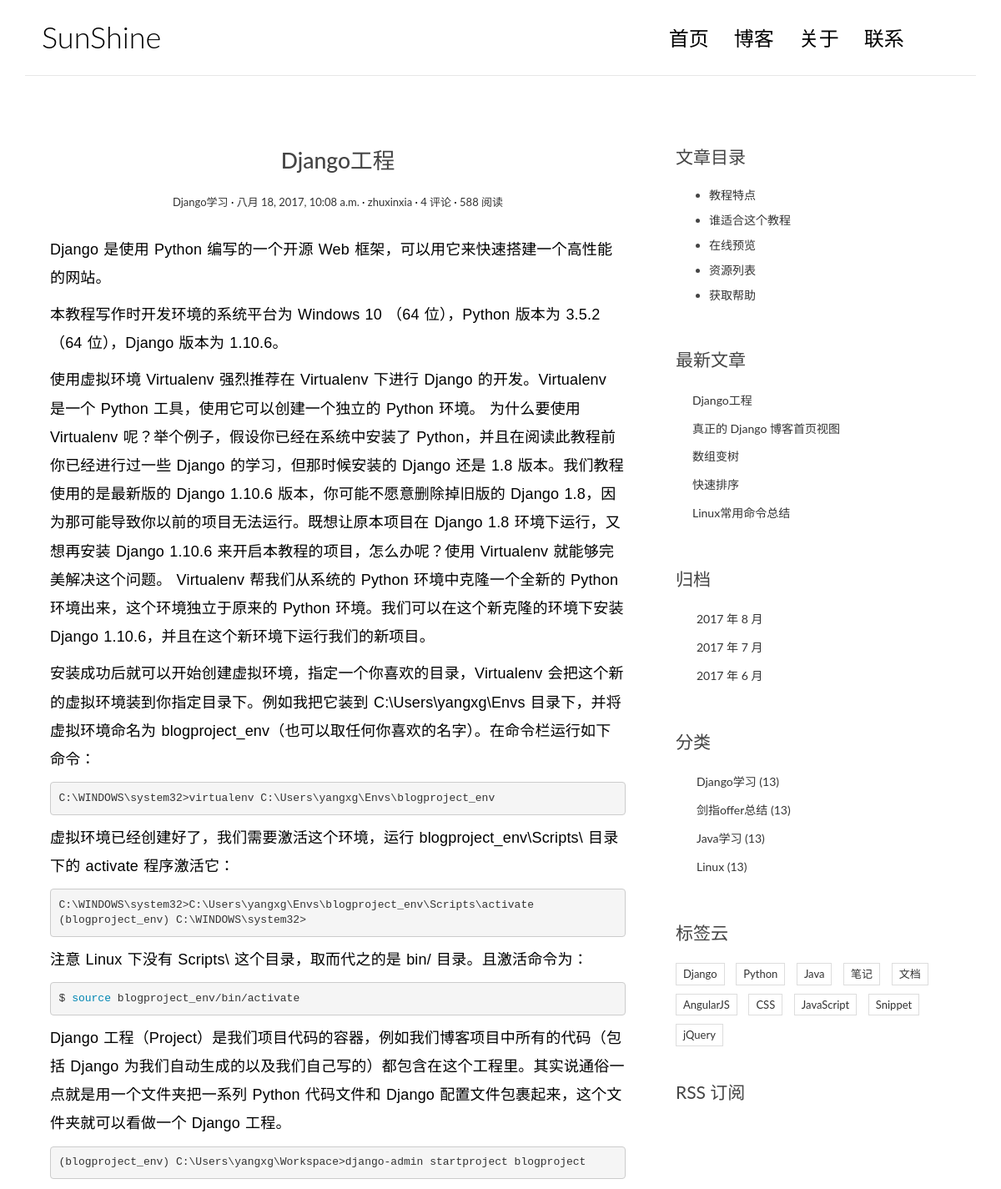
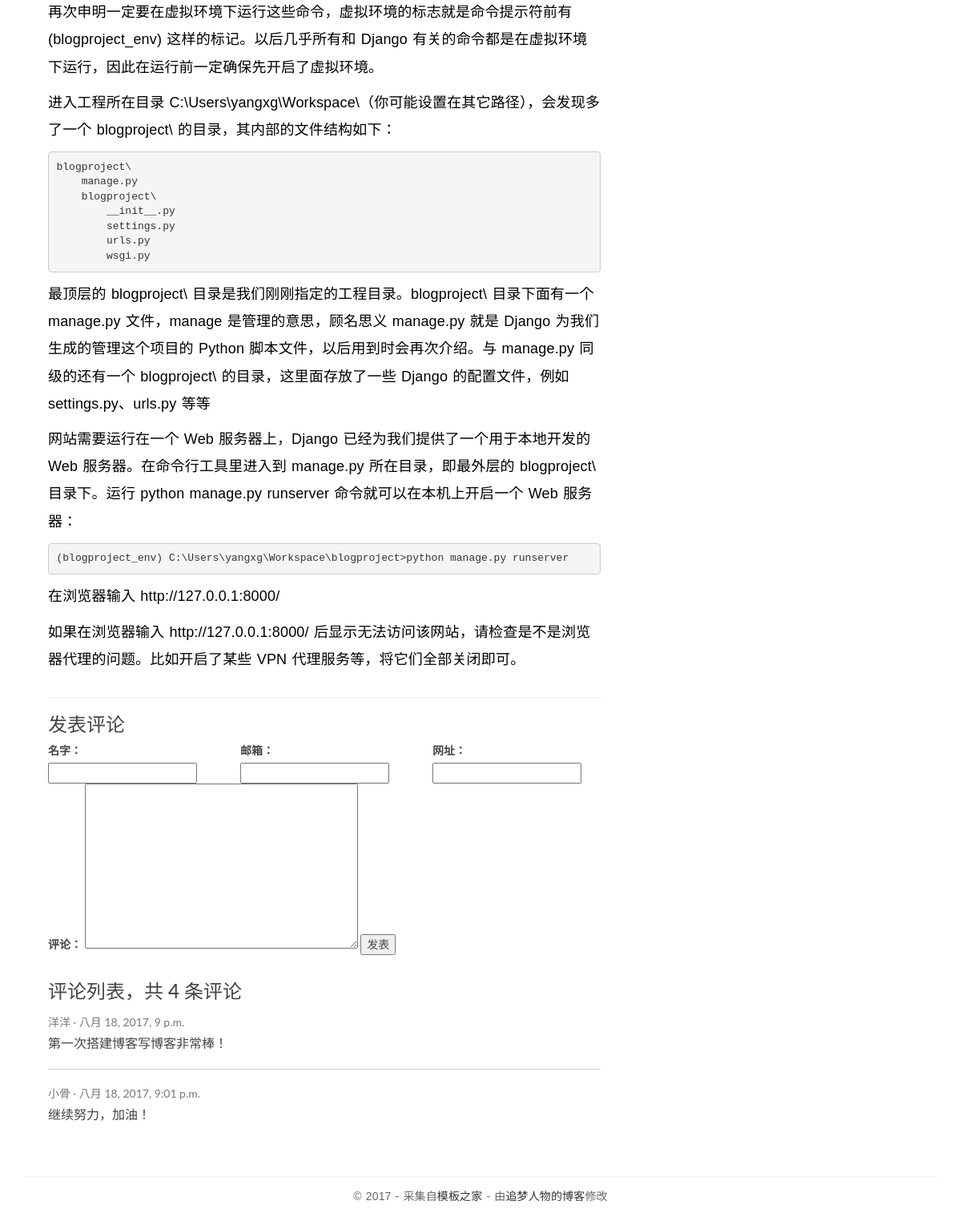
The app's page /post/4/ with its own data (2 pictures, top to bottom).
### blog/models.py (models this page shows, shortened)
@python_2_unicode_compatible
class Post(models.Model):
    title = models.CharField(max_length=70)
    body = models.TextField()
    created_time = models.DateTimeField()
    modified_time = models.DateTimeField()
    excerpt = models.CharField(max_length=200, blank=True)
    category = models.ForeignKey(Category)
    tags = models.ManyToManyField(Tag, blank=True)
    author = models.ForeignKey(User)
    def get_absolute_url(self):
        return reverse('blog:detail',kwargs={'pk':self.pk})
    class Meta:
        ordering = ['-created_time']

@python_2_unicode_compatible
class Category(models.Model):
    name = models.CharField(max_length=100)

### comments/models.py (models this page shows, shortened)
@python_2_unicode_compatible
class Comment(models.Model):
    name = models.CharField(max_length=100)
    email = models.EmailField(max_length=255)
    url = models.URLField(blank=True)
    text = models.TextField()
    created_time = models.DateTimeField(auto_now_add=True)
    post = models.ForeignKey('blog.Post')

### blog/views.py (the view)
# urls.py: url(r'^post/(?P<pk>[0-9]+)/$', views.detail, name='detail'),
def detail(request,pk):
    post = get_object_or_404(Post, pk=pk)
    post.body = markdown.markdown(post.body,
                                  extensions=[
                                      'markdown.extensions.extra',
                                      'markdown.extensions.codehilite',
                                      'markdown.extensions.toc',
                                  ])
    form = CommentForm()
    comment_list = post.comment_set.all()
    context = {'post': post,
               'form': form,
               'comment_list': comment_list
               }
    return render(request, 'blog/detail.html', context=context)

### comments/forms.py
class CommentForm(forms.ModelForm):
    class Meta:
        model = Comment
        fields = ['name', 'email', 'url', 'text']

### blog/templatetags/blog_tags.py (called while the page is built)
@register.simple_tag
def get_recent_posts(num=5):
    return Post.objects.all().order_by('-created_time')[:num]

@register.simple_tag
def archives():
    return Post.objects.dates('created_time', 'month', order='DESC')

@register.simple_tag
def get_categories():
    return Category.objects.all()

### templates/blog/detail.html (shortened to what this page needs)
{% extends 'base.html' %}
    {% block main %}
        <article class="post post-{{post.pk}}">
            <header class="entry-header">
                <h1 class="entry-title">{{post.title}}</h1>
                    <div class="entry-meta">
                        <span class="post-category"><a href="#">{{post.category.name}}</a></span>
                        <span class="post-date"><a href="#"><time class="entry-date"
                                                                  datetime="{{post.created_time}}">{{post.created_time}}</time></a></span>
                        <span class="post-author"><a href="#">{{post.author}}</a></span>
                        <span class="comments-link"><a href="#">4 评论</a></span>
                        <span class="views-count"><a href="#">588 阅读</a></span>
                    </div>
            </header>
            <div class="entry-content clearfix">
                {{post.body|safe}}
            </div>
        </article>
        <section class="comment-area" id="comment-area">
            <hr>
            <h3>发表评论</h3>
            <form action="{% url 'comments:post_comment' post.pk %}" method="post" class="comment_form">
                <div class="row">
                    <div class="col-md-4">
                        <label for="{{ form.name.id_for_label }}">名字：</label>
                        {{ form.name }}
                    </div>
                    <div class="col-md-4">
                        <label for="{{ form.email.id_for_label }}">邮箱：</label>
                        {{ form.email }}
                    </div>
                    <div class="col-md-4">
                        <label for="{{form.url.id_for_label }}">网址：</label>
                        {{ form.url }}
                    </div>
                    <div class="col-md-12">
                        <label for="id_comment">评论：</label>
                        {{ form.text }}
                        <button type="submit" class="comment-btn">发表</button>
                    </div>
                </div>
            </form>
            <div class="comment-list-panel">
                <h3>评论列表，共 <span>4</span> 条评论</h3>
                <ul class="comment-list list-unstyled">
                    {% for comment in comment_list %}
                    <li class="comment-item">
                        <span class="nickname">{{ comment.name }}</span>
                        <time class="submit-date" >{{ comment.created_time }}</time>
                        <div class="text">
                            {{ comment.text }}
                        </div>
                    </li>
                    {% empty %}
                    暂无评论
                    {% endfor %}
                </ul>
            </div>
        </section>
{% endblock main %}
{% block toc %}
    <div class="widget widget-content">
        <h3 class="widget-title">文章目录</h3>
            <ul>
                <li>
                    <a href="#">教程特点</a>
                </li>
                <li>
                    <a href="#">谁适合这个教程</a>
                </li>
                <li>
                    <a href="#">在线预览</a>
                </li>
                <li>
                    <a href="#">资源列表</a>
                </li>
                <li>
                    <a href="#">获取帮助</a>
                </li>
            </ul>
    </div>
{% endblock toc %}

### templates/base.html (shortened to what this page needs)
{% load staticfiles %}
{% load blog_tags %}
<!DOCTYPE html>
<html>
<head>
    <link rel="stylesheet" href="http://code.ionicframework.com/ionicons/2.0.1/css/ionicons.min.css">
    <link rel="stylesheet" href="{% static 'blog/css/bootstrap.min.css' %}">
    <link rel="stylesheet" href="{% static 'blog/css/pace.css' %}">
    <link rel="stylesheet" href="{% static 'blog/css/custom.css' %}">
    <link rel="stylesheet" href="{% static 'blog/css/highlights/github.css' %}">
</head>
<body>
<div class="container">
    <header id="site-header">
        <div class="row">
            <div class="col-md-4 col-sm-5 col-xs-8">
                <div class="logo">
                    <h1><a href="{% url 'blog:index' %}">SunShine</a></h1>
                </div>
            </div>
            <div class="col-md-8 col-sm-7 col-xs-4">
                <nav class="main-nav" role="navigation">
                    <div class="collapse navbar-collapse" id="bs-example-navbar-collapse-1">
                        <ul class="nav navbar-nav navbar-right">
                            <li class="cl-effect-11"><a href="index.html" data-hover="首页">首页</a></li>
                            <li class="cl-effect-11"><a href="full-width.html" data-hover="博客">博客</a></li>
                            <li class="cl-effect-11"><a href="about.html" data-hover="关于">关于</a></li>
                            <li class="cl-effect-11"><a href="contact.html" data-hover="联系">联系</a></li>
                        </ul>
                    </div>
                </nav>
            </div>
        </div>
    </header>
</div>
<div class="content-body">
    <div class="container">
        <div class="row">
            <main class="col-md-8">
                {% block main %}
                {% endblock main %}
            </main>
            <aside class="col-md-4">
                {% block toc %}
                {% endblock toc %}
                <div class="widget widget-recent-posts">
                    <h3 class="widget-title">最新文章</h3>
                    {% get_recent_posts as recent_post_list %}
                    <ul>
                        {% for post in recent_post_list %}
                            <li>
                                <a href="{{ post.get_absolute_url }}">{{ post.title }}</a>
                            </li>
                        {% empty %}
                            暂无文章！
                        {% endfor %}
                    </ul>
                </div>
                <div class="widget widget-archives">
                    <h3 class="widget-title">归档</h3>
                    {% archives as date_list %}
                    <ul>
                        {% for date in date_list %}
                            <li>
                                <a href="{% url 'blog:archives' date.year date.month %}">
                                    {{ date.year }} 年 {{ date.month }} 月
                                </a>
                            </li>
                        {% empty %}
                            暂无归档！
                        {% endfor %}
                    </ul>
                </div>
                <div class="widget widget-category">
                    <h3 class="widget-title">分类</h3>
                    {% get_categories as category_list %}
                    <ul>
                        {% for category in category_list %}
                            <li>
                                <a href="{% url 'blog:category' category.pk %}">{{ category.name }} <span class="post-count">(13)</span></a>
                            </li>
                        {% empty %}
                            暂无分类！
                        {% endfor %}
                    </ul>
                </div>
                <div class="widget widget-tag-cloud">
                    <h3 class="widget-title">标签云</h3>
                    <ul>
                        <li>
                            <a href="#">Django</a>
                        </li>
                        <li>
                            <a href="#">Python</a>
                        </li>
                        <li>
                            <a href="#">Java</a>
                        </li>
                        <li>
                            <a href="#">笔记</a>
                        </li>
                        <li>
                            <a href="#">文档</a>
                        </li>
                        <li>
                            <a href="#">AngularJS</a>
                        </li>
                        <li>
                            <a href="#">CSS</a>
                        </li>
                        <li>
                            <a href="#">JavaScript</a>
                        </li>
                        <li>
                            <a href="#">Snippet</a>
                        </li>
                        <li>
                            <a href="#">jQuery</a>
                        </li>
                    </ul>
                </div>
                <div class="rss">
                    <a href=""> RSS 订阅</a>
                </div>
            </aside>
        </div>
    </div>
</div>
<footer id="site-footer">
    <div class="container">
        <div class="row">
            <div class="col-md-12">
                <p class="copyright">&copy 2017 - 采集自<a href="http://www.cssmoban.com/"
                                                        target="_blank" title="模板之家">模板之家</a>
                    - 由<a href="http://zmrenwu.com/" title="网页模板" target="_blank">追梦人物的博客</a>修改
                </p>
            </div>
        </div>
    </div>
</footer>
</body>
</html>

### blog/static/blog/css/custom.css (style rules this page uses)
* { outline: none; }
h1, h2, h3, h4, h5, h6 { margin-top: 0; }
a { color: #333; }
body { color: #444; font-family: 'Lato', sans-serif; }
p { font-family: 'Ubuntu', sans-serif; font-weight: 400; word-spacing: 1px; letter-spacing: 0.01em; }
#site-header { background-color: #FFF; padding: 25px 20px; margin-bottom: 40px; border-bottom: 1px solid #e7e7e7; }
.logo h1 a { color: #000; }
.logo h1 { margin: 0; font-family: 'Lato', sans-serif; font-weight: 300; }
.main-nav { margin-top: 11px; max-width: 95%; }
.main-nav a { color: #000000 !important; padding: 0 0 5px 0 !important; margin-right: 30px; font-family: 'Lato', sans-serif; font-weight: 300; font-size: 24px; }
.cl-effect-11 a { padding: 10px 0; color: #0972b4; text-shadow: none; }
.cl-effect-11 a::before { position: absolute; top: 0; left: 0; overflow: hidden; padding: 0 0 5px 0 !important; max-width: 0; border-bottom: 1px solid #000; color: #000; content: attr(data-hover); white-space: nowrap; -webkit-transition: max-width 0.5s; -moz-transition: max-width 0.5s; transition: max-width 0.5s; }
.content-body { padding-bottom: 4em; }
.post { background: #fff; padding: 30px 30px 0; }
.entry-title { text-align: center; font-size: 1.9em; margin-bottom: 20px; line-height: 1.6; padding: 10px 20px 0; }
.entry-meta { text-align: center; color: #DDDDDD; font-size: 13px; margin-bottom: 30px; }
.entry-content { font-size: 18px; line-height: 1.9; font-weight: 300; color: #000; }
.post-category::after, .post-date::after, .post-author::after, .comments-link::after { content: ' ·'; color: #000; }
.widget { background: #fff; padding: 30px 0 0; }
.widget-title { font-size: 1.5em; margin-bottom: 20px; line-height: 1.6; padding: 10px 0 0; font-weight: 400; }
.widget-recent-posts ul { padding: 0; margin: 0; padding-left: 20px; }
.widget-recent-posts ul li { list-style-type: none; position: relative; line-height: 170%; margin-bottom: 10px; }
.widget-recent-posts ul li::before { content: '\f3d3'; font-family: "Ionicons"; position: absolute; left: -17px; top: 3px; font-size: 16px; color: #000; }
.widget-archives ul { padding: 0; margin: 0; padding-left: 25px; }
.widget-archives ul li { list-style-type: none; position: relative; line-height: 170%; margin-bottom: 10px; }
.widget-archives ul li::before { content: '\f3f3'; font-family: "Ionicons"; position: absolute; left: -25px; top: 1px; font-size: 16px; color: #000; }
.widget-category ul { padding: 0; margin: 0; padding-left: 25px; }
.widget-category ul li { list-style-type: none; position: relative; line-height: 170%; margin-bottom: 10px; }
.widget-category ul li::before { content: '\f3fe'; font-family: "Ionicons"; position: absolute; left: -25px; top: 1px; font-size: 18px; color: #000; }
.widget-tag-cloud ul { padding: 0; margin: 0; margin-right: -10px; }
.widget-tag-cloud ul li { list-style-type: none; font-size: 13px; display: inline-block; margin-right: 10px; margin-bottom: 10px; padding: 3px 8px; border: 1px solid #ddd; }
.widget-content ul li { margin-bottom: 10px; }
.rss { font-size: 21px; margin-top: 30px; }
.rss a { color: #444; }
#site-footer { padding-top: 10px; padding: 0 0 1.5em 0; }
.copyright { text-align: center; padding-top: 1em; margin: 0; border-top: 1px solid #eee; color: #666; }
.comment-area { padding: 0 30px 0; }
.comment-list-panel { margin-top: 30px; }
.comment-list { margin-top: 15px; }
.comment-item:not(:last-child) { border-bottom: 1px #ccc solid; margin-bottom: 20px; padding-bottom: 20px; }
.comment-item .nickname, .comment-item .submit-date { color: #777; font-size: 14px; }
.comment-item .nickname:after { content: ' ·'; }
.comment-item .text { padding-top: 5px; font-size: 16px; }

### blog/static/blog/css/highlights/github.css (style rules this page uses)
.codehilite .nb { color: #0086B3 }
.codehilite .w { color: #bbbbbb }

### records on screen
Post: title "Django工程", category.name "Django学习", created_time "八月 18, 2017, 10:08 a.m.", author "zhuxinxia", body "Django 是使用 Python 编写的一个开源 Web 框架，可以用它来快速搭建一个高性能的网站。 本教程写作时开发环境的系统平台为 Windows 10 （64 位），Python 版本为 3.5.2 （64 位），Django 版本为 1.10.6。 使用虚拟环境 Virtualenv 强烈推荐在 Virtualenv 下进行 Django 的开发。Virtualenv 是一个 Python 工具，使用它可以创建一个独立的 Python 环境。 为什么要使用 Virtualenv 呢？举个例子，假设你已经在系统中安装了 Python，并且在阅读此教程前你已经进行过一些 Django 的学习，但那时候安装的 Django 还是 1.8 版本。我们教程使用的是最新版的 Django 1.10.6 版本，你可能不愿意删除掉旧版的 Django 1.8，因为那可能导致你以前的项目无法运行。既想让原本项目在 Django 1.8 环境下运行，又想再安装 Django 1.10.6 来开启本教程的项目，怎么办呢？使用 Virtualenv 就能够完美解决这个问题。 Virtualenv 帮我们从系统的 Python 环境中克隆一个全新的 Python 环境出来，这个环境独立于原来的 Python 环境。我们可以在这个新克隆的环境下安装 Django 1.10.6，并且在这个新环境下运行我们的新项目。 安装成功后就可以开始创建虚拟环境，指定一个你喜欢的目录，Virtualenv 会把这个新的虚拟环境装到你指定目录下。例如我把它装到 C:\\Users\\yangxg\\Envs…"
Comment: name "洋洋", created_time "八月 18, 2017, 9 p.m.", text "第一次搭建博客写博客非常棒！"
Comment: name "小骨", created_time "八月 18, 2017, 9:01 p.m.", text "继续努力，加油！"
Post: title "真正的 Django 博客首页视图"
Post: title "数组变树"
Post: title "快速排序"
Post: title "Linux常用命令总结"
Category: name "Django学习"
Category: name "剑指offer总结"
Category: name "Java学习"
Category: name "Linux"

### other values on screen
{{ date.year }} "2017" "2017" "2017"
{{ date.month }} "8" "7" "6"
